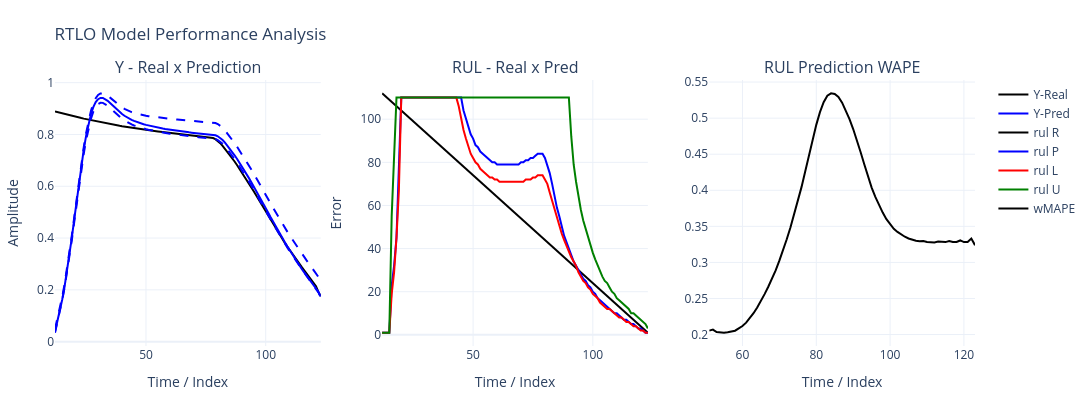

The notebook cell saved with this chart:
### Code cell
nI,nR,nO,N1,N2,N3,τ= params
X,Y = PrepareDataAhead(sig,n=nI,m=nO)
X,Y = X[:-1], Y[:-1]
rnn = RTLO(nI,nR,nO,[N1,N2,N3],τ)
rnn.ref = len(sig)-nI
for i in range(len(X[:])):
    #rnn.PredRul(x=X[i],store=True)
    rnn.PredRulIntr2(x=X[i],maxRul=110,store=True,show=False)
    rnn.fit(X[i],Y[i],store=True,start=40,show=False)
#print(.wR[0])
print(rnn.εM,rnn.εR)  
PlotPredErrorPLY(rnn,w=1800,h=400)
